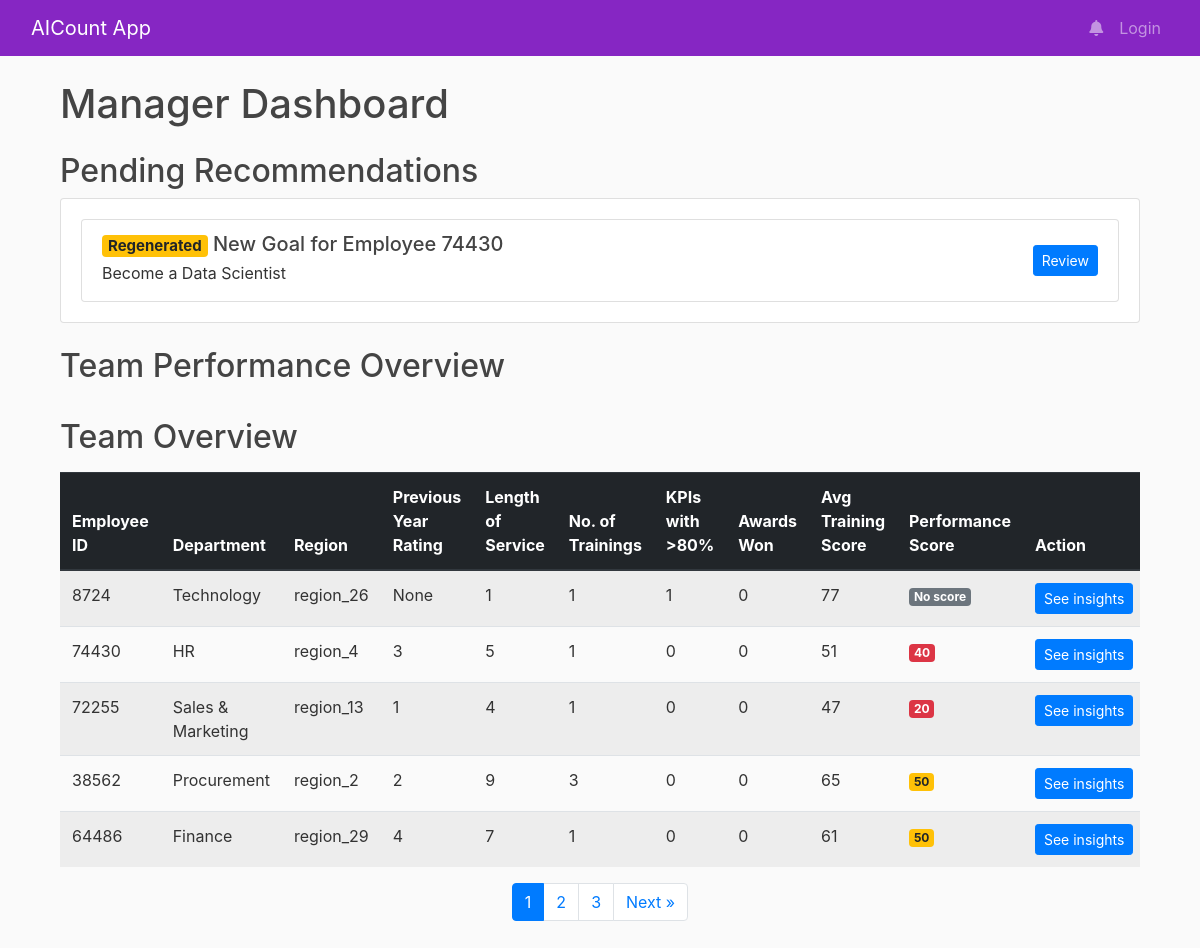
The app's page /manager_dashboard, older data.
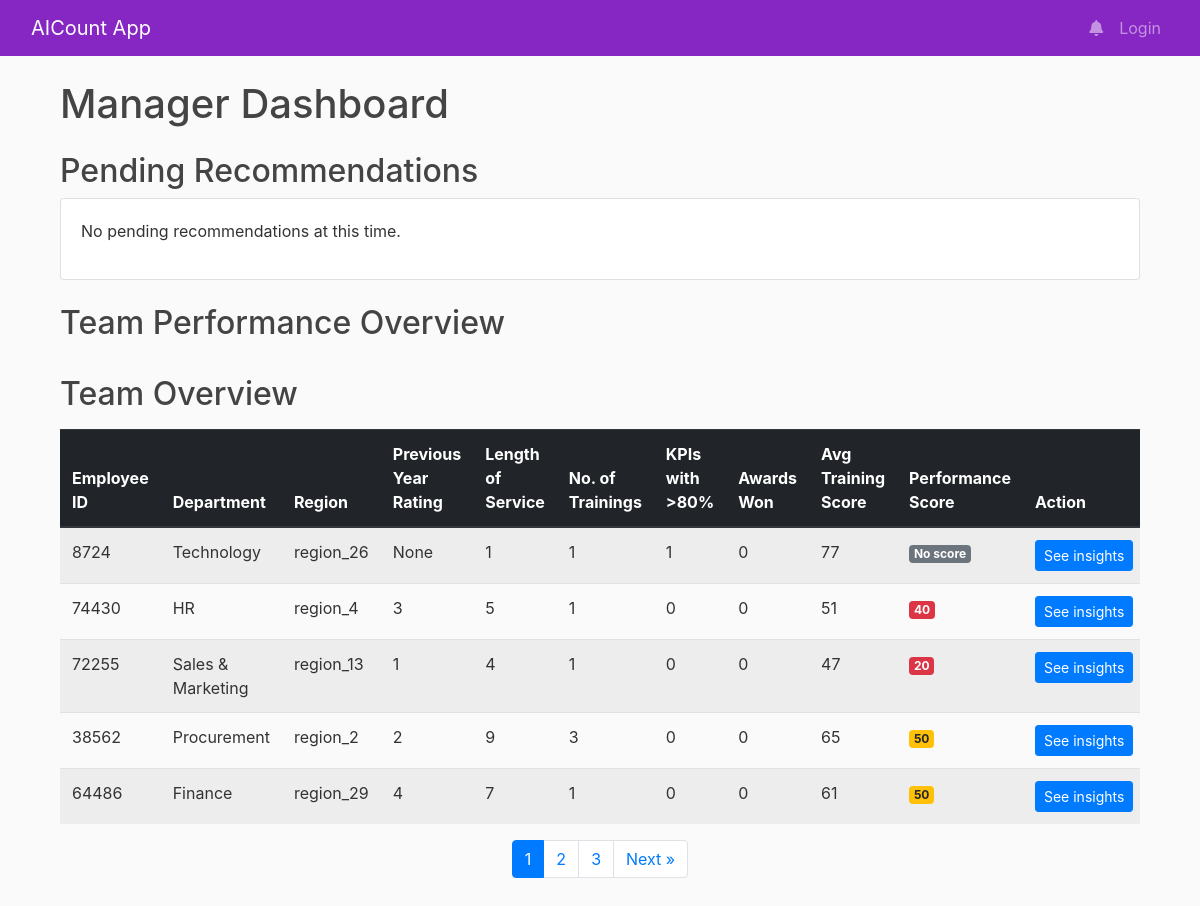
The same page, newer data.
### tables this page shows
CREATE TABLE recommendations (
        id INTEGER PRIMARY KEY,
        employee_id INTEGER,
        current_project TEXT,
        current_performance_score INTEGER,
        new_goal TEXT,
        recommendation VARCHAR(255),
        timestamp TIMESTAMP,
        status TEXT
    );

CREATE TABLE employees (
        id INTEGER PRIMARY KEY,
        employee_id INTEGER,
        department TEXT,
        region TEXT,
        previous_year_rating INTEGER,
        length_of_service INTEGER,
        no_of_trainings INTEGER,
        KPIs_met_more_than_80 INTEGER,
        awards_won INTEGER,
        avg_training_score INTEGER,
        performance_score INTEGER
    );

### flaskblog/routes.py (the view)
@app.route('/manager_dashboard')
def manager_dashboard():
    page = request.args.get('page', 1, type=int)
    per_page = 5  # Number of employees per page
    start = (page - 1) * per_page
    end = start + per_page
    conn = get_db_connection()
    cursor = conn.cursor()
    cursor.execute('SELECT * FROM employees')
    employees = cursor.fetchall()
    total_employees = len(employees)
    total_pages = ceil(total_employees / per_page)
    page_range_start = max(1, page - 2)
    page_range_end = min(total_pages, page + 2)
    page_range = list(range(page_range_start, page_range_end + 1))
    employees = employees[start:end]  # Limit to current page
    team_plots = generate_team_plots()
    recent_updates = [
        {'author': 'Team Lead', 'author_avatar': 'sumit.jpeg', 'date_posted': '2024-07-24',
         'content': 'Project X milestone achieved!'},
    ]
    cursor.close()
    conn.close()
    pending_recommendations = get_pending_recommendations()
    return render_template('manager_dashboard.html',
                           title='Manager Dashboard',
                           employees=employees,
                           recent_updates=recent_updates,
                           page=page,
                           total_pages=total_pages,
                           page_range=page_range,
                           team_plots=team_plots,
                           pending_recommendations=pending_recommendations)

### flaskblog/routes.py (called while the page is built)
def get_db_connection():
    conn = sqlite3.connect(r'C:\Users\hussin.TRN\Desktop\ai_for_infosys_hr\AIthics\flaskblog.db')
    conn.row_factory = sqlite3.Row  # Access rows as dictionaries
    return conn

def get_pending_recommendations():
    conn = get_db_connection()
    cursor = conn.cursor()
    cursor.execute("SELECT * FROM recommendations WHERE status = 'Pending' ORDER BY timestamp DESC")
    recommendations = cursor.fetchall()
    conn.close()
    return recommendations

@app.teardown_appcontext
def close_connection(exception=None):
    conn = getattr(g, '_database', None)
    if conn is not None:
        conn.close()

### flaskblog/templates/manager_dashboard.html (shortened to what this page needs)
{% extends "layout.html" %}
{% block content %}
<div class="container-fluid mt-4">
    <h1 class="mb-4">Manager Dashboard</h1>
    <div class="row mb-4">
        <div class="col-12">
            <h2>Pending Recommendations</h2>
            <div class="card">
                <div class="card-body">
                    {% if pending_recommendations %}
                        <ul class="list-group">
                        {% for recommendation in pending_recommendations %}
                            <li class="list-group-item d-flex justify-content-between align-items-center">
                                <div>
                                    <h5 class="mb-1">
                                        {% if recommendation.status == 'Pending' and recommendation.id != recommendation.original_id %}
                                            <span class="badge badge-warning">Regenerated</span>
                                        {% endif %}
                                        New Goal for Employee {{ recommendation.employee_id }}
                                    </h5>
                                    <p class="mb-1">{{ recommendation.new_goal }}</p>
                                </div>
                                <a href="{{ url_for('view_recommendation', recommendation_id=recommendation.id) }}" class="btn btn-primary btn-sm">Review</a>
                            </li>
                        {% endfor %}
                        </ul>
                    {% else %}
                        <p>No pending recommendations at this time.</p>
                    {% endif %}
                </div>
            </div>
        </div>
    </div>
    <div class="row mb-4">
        <div class="col-12">
            <h2>Team Performance Overview</h2>
        </div>
    </div>
    <div class="row">
        <div class="col-md-12">
            <section class="mb-5">
                <h2 class="mb-3">Team Overview</h2>
                <div class="table-responsive">
                    <table class="table table-striped">
                        <thead class="thead-dark">
                            <tr>
                                <th>Employee ID</th>
                                <th>Department</th>
                                <th>Region</th>
                                <th>Previous Year Rating</th>
                                <th>Length of Service</th>
                                <th>No. of Trainings</th>
                                <th>KPIs with >80%</th>
                                <th>Awards Won</th>
                                <th>Avg Training Score</th>
                                <th>Performance Score</th>
                                <th>Action</th>
                            </tr>
                        </thead>
                        <tbody>
                            {% for employee in employees %}
                            <tr>
                                <td>{{ employee.employee_id }}</td>
                                <td>{{ employee.department }}</td>
                                <td>{{ employee.region }}</td>
                                <td>{{ employee.previous_year_rating }}</td>
                                <td>{{ employee.length_of_service }}</td>
                                <td>{{ employee.no_of_trainings }}</td>
                                <td>{{ employee.KPIs_met_more_than_80 }}</td>
                                <td>{{ employee.awards_won }}</td>
                                <td>{{ employee.avg_training_score }}</td>
                                <td>
                                    {% if employee.performance_score is not none %}
                                        <span class="badge
                                            {% if employee.performance_score >= 75 %}
                                                badge-success
                                            {% elif employee.performance_score >= 50 %}
                                                badge-warning
                                            {% else %}
                                                badge-danger
                                            {% endif %}">
                                            {{ employee.performance_score }}
                                        </span>
                                    {% else %}
                                        <span class="badge badge-secondary">No score</span>
                                    {% endif %}
                                </td>
                                <td>
                                    <button class="btn btn-primary btn-sm" onclick="get_insights('{{ employee.employee_id }}')">See insights</button>
                                </td>
                            </tr>
                            {% endfor %}
                        </tbody>
                    </table>
                </div>
                <nav aria-label="Page navigation">
                    <ul class="pagination justify-content-center">
                        {% for p in page_range %}
                        <li class="page-item {% if p == page %}active{% endif %}">
                            <a class="page-link" href="{{ url_for('manager_dashboard', page=p) }}">{{ p }}</a>
                        </li>
                        {% endfor %}
                        {% if page < total_pages %}
                        <li class="page-item">
                            <a class="page-link" href="{{ url_for('manager_dashboard', page=page+1) }}">Next &raquo;</a>
                        </li>
                        {% endif %}
                    </ul>
                </nav>
            </section>
        </div>
    </div>
</div>
{% endblock %}

### flaskblog/templates/layout.html (shortened to what this page needs)
<!DOCTYPE html>
<html lang="en">
<head>
    <link rel="stylesheet" href="https://maxcdn.bootstrapcdn.com/bootstrap/4.0.0/css/bootstrap.min.css">
    <link rel="stylesheet" type="text/css" href="{{ url_for('static', filename='main.css') }}">
    <link rel="stylesheet" href="https://cdnjs.cloudflare.com/ajax/libs/font-awesome/5.15.3/css/all.min.css" />
</head>
<body>
    <header>
        <nav class="navbar navbar-expand-md navbar-dark bg-steel fixed-top">
            <div class="container-fluid">
                <a class="navbar-brand mr-4" href="/">AICount App</a>
                <div class="collapse navbar-collapse" id="navbarCollapse">
                    <ul class="navbar-nav ml-auto">
                        <li class="nav-item">
                            <a class="nav-link" href="#">
                                <i class="fas fa-bell"></i>
                            </a>
                        </li>
                        <li class="nav-item">
                            <a class="nav-link" href="{{ url_for('login') }}">Login</a>
                        </li>
                    </ul>
                </div>
            </div>
        </nav>
    </header>
    <main role="main" class="container mt-5">
        {% block content %}{% endblock %}
    </main>
</body>
</html>

### flaskblog/static/main.css (style rules this page uses)
body { background: #fafafa; color: #333333; margin-top: 5rem; }
h1, h2, h3, h4, h5, h6 { color: #444444; }
.bg-steel { background-color: #8626C3; }

Row changes from the older to the newer data that the page shows:
removed recommendations: status "Regenerated", employee_id "74430", new_goal "Become a Data Scientist"
Text that changed along with them:
text now shown: "No pending recommendations at this time."
